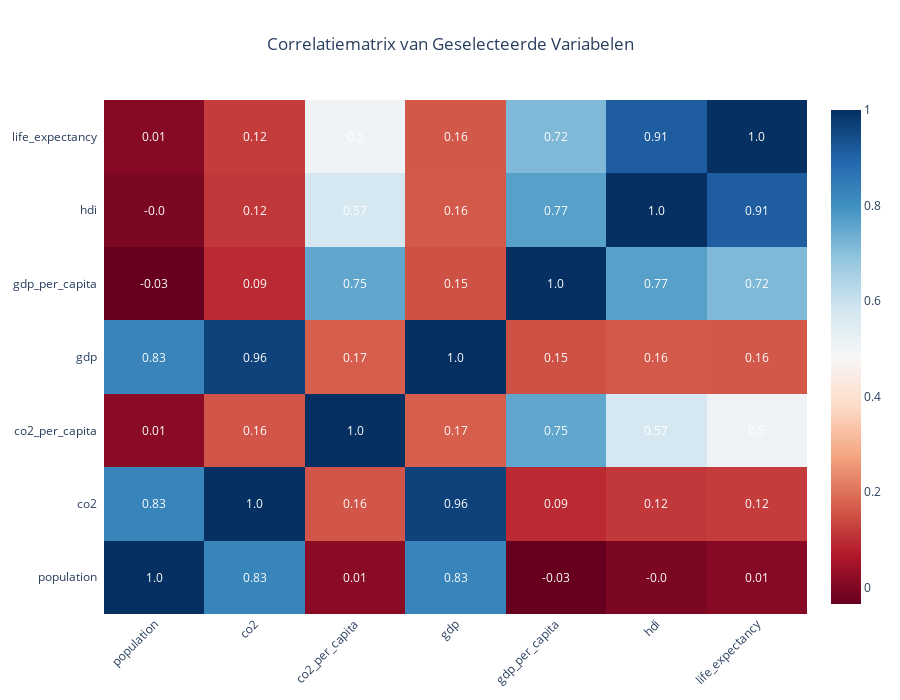

The code cell stored with this chart in its notebook:
### Code cell
# Bereken de correlatiematrix
corr_matrix = df_final_cor.corr()

# Maak een interactieve heatmap voor correlatie
fig = ff.create_annotated_heatmap(
    z=corr_matrix.to_numpy(),
    x=corr_matrix.columns.tolist(),
    y=corr_matrix.index.tolist(),
    annotation_text=corr_matrix.round(2).astype(str).to_numpy(),
    showscale=True,
    colorscale='RdBu'
)

# Update layout om de variabelennamen op de x-as aan te passen
fig.update_layout(
    title='Correlatiematrix van Geselecteerde Variabelen',
    title_x=0.5,
    xaxis=dict(
        tickmode='linear',
        tickangle=-45,
        side='bottom'
    ),
    yaxis=dict(tickmode='linear'),
    width=900, height=700
)

# Toon de figuur
fig.show()

### Figure 1 — Plotly figure (JSON) as saved in the notebook; plotly's stock layout.template omitted (floating-point values rounded to 4 significant figures)
{"data": [{"colorscale": [[0, "rgb(103,0,31)"], [0.1, "rgb(178,24,43)"], [0.2, "rgb(214,96,77)"], [0.3, "rgb(244,165,130)"], [0.4, "rgb(253,219,199)"], [0.5, "rgb(247,247,247)"], [0.6, "rgb(209,229,240)"], [0.7, "rgb(146,197,222)"], [0.8, "rgb(67,147,195)"], [0.9, "rgb(33,102,172)"], [1, "rgb(5,48,97)"]], "reversescale": false, "showscale": true, "type": "heatmap", "x": ["population", "co2", "co2_per_capita", "gdp", "gdp_per_capita", "hdi", "life_expectancy"], "y": ["population", "co2", "co2_per_capita", "gdp", "gdp_per_capita", "hdi", "life_expectancy"], "z": [[1, 0.826, 0.0133, 0.8272, -0.03389, -0.004729, 0.01082], [0.826, 1, 0.1571, 0.9646, 0.09491, 0.116, 0.1206], [0.0133, 0.1571, 1, 0.1701, 0.7541, 0.5748, 0.5043], [0.8272, 0.9646, 0.1701, 1, 0.1506, 0.1635, 0.1618], [-0.03389, 0.09491, 0.7541, 0.1506, 1, 0.7668, 0.7152], [-0.004729, 0.116, 0.5748, 0.1635, 0.7668, 1, 0.9131], [0.01082, 0.1206, 0.5043, 0.1618, 0.7152, 0.9131, 1]]}], "layout": {"annotations": [{"font": {"color": "#FFFFFF"}, "showarrow": false, "text": "1.0", "x": "population", "xref": "x", "y": "population", "yref": "y"}, {"font": {"color": "#FFFFFF"}, "showarrow": false, "text": "0.83", "x": "co2", "xref": "x", "y": "population", "yref": "y"}, {"font": {"color": "#FFFFFF"}, "showarrow": false, "text": "0.01", "x": "co2_per_capita", "xref": "x", "y": "population", "yref": "y"}, {"font": {"color": "#FFFFFF"}, "showarrow": false, "text": "0.83", "x": "gdp", "xref": "x", "y": "population", "yref": "y"}, {"font": {"color": "#FFFFFF"}, "showarrow": false, "text": "-0.03", "x": "gdp_per_capita", "xref": "x", "y": "population", "yref": "y"}, {"font": {"color": "#FFFFFF"}, "showarrow": false, "text": "-0.0", "x": "hdi", "xref": "x", "y": "population", "yref": "y"}, {"font": {"color": "#FFFFFF"}, "showarrow": false, "text": "0.01", "x": "life_expectancy", "xref": "x", "y": "population", "yref": "y"}, {"font": {"color": "#FFFFFF"}, "showarrow": false, "text": "0.83", "x": "population", "xref": "x", "y": "co2", "yref": "y"}, {"font": {"color": "#FFFFFF"}, "showarrow": false, "text": "1.0", "x": "co2", "xref": "x", "y": "co2", "yref": "y"}, {"font": {"color": "#FFFFFF"}, "showarrow": false, "text": "0.16", "x": "co2_per_capita", "xref": "x", "y": "co2", "yref": "y"}, {"font": {"color": "#FFFFFF"}, "showarrow": false, "text": "0.96", "x": "gdp", "xref": "x", "y": "co2", "yref": "y"}, {"font": {"color": "#FFFFFF"}, "showarrow": false, "text": "0.09", "x": "gdp_per_capita", "xref": "x", "y": "co2", "yref": "y"}, {"font": {"color": "#FFFFFF"}, "showarrow": false, "text": "0.12", "x": "hdi", "xref": "x", "y": "co2", "yref": "y"}, {"font": {"color": "#FFFFFF"}, "showarrow": false, "text": "0.12", "x": "life_expectancy", "xref": "x", "y": "co2", "yref": "y"}, {"font": {"color": "#FFFFFF"}, "showarrow": false, "text": "0.01", "x": "population", "xref": "x", "y": "co2_per_capita", "yref": "y"}, {"font": {"color": "#FFFFFF"}, "showarrow": false, "text": "0.16", "x": "co2", "xref": "x", "y": "co2_per_capita", "yref": "y"}, {"font": {"color": "#FFFFFF"}, "showarrow": false, "text": "1.0", "x": "co2_per_capita", "xref": "x", "y": "co2_per_capita", "yref": "y"}, {"font": {"color": "#FFFFFF"}, "showarrow": false, "text": "0.17", "x": "gdp", "xref": "x", "y": "co2_per_capita", "yref": "y"}, {"font": {"color": "#FFFFFF"}, "showarrow": false, "text": "0.75", "x": "gdp_per_capita", "xref": "x", "y": "co2_per_capita", "yref": "y"}, {"font": {"color": "#FFFFFF"}, "showarrow": false, "text": "0.57", "x": "hdi", "xref": "x", "y": "co2_per_capita", "yref": "y"}, {"font": {"color": "#FFFFFF"}, "showarrow": false, "text": "0.5", "x": "life_expectancy", "xref": "x", "y": "co2_per_capita", "yref": "y"}, {"font": {"color": "#FFFFFF"}, "showarrow": false, "text": "0.83", "x": "population", "xref": "x", "y": "gdp", "yref": "y"}, {"font": {"color": "#FFFFFF"}, "showarrow": false, "text": "0.96", "x": "co2", "xref": "x", "y": "gdp", "yref": "y"}, {"font": {"color": "#FFFFFF"}, "showarrow": false, "text": "0.17", "x": "co2_per_capita", "xref": "x", "y": "gdp", "yref": "y"}, {"font": {"color": "#FFFFFF"}, "showarrow": false, "text": "1.0", "x": "gdp", "xref": "x", "y": "gdp", "yref": "y"}, {"font": {"color": "#FFFFFF"}, "showarrow": false, "text": "0.15", "x": "gdp_per_capita", "xref": "x", "y": "gdp", "yref": "y"}, {"font": {"color": "#FFFFFF"}, "showarrow": false, "text": "0.16", "x": "hdi", "xref": "x", "y": "gdp", "yref": "y"}, {"font": {"color": "#FFFFFF"}, "showarrow": false, "text": "0.16", "x": "life_expectancy", "xref": "x", "y": "gdp", "yref": "y"}, {"font": {"color": "#FFFFFF"}, "showarrow": false, "text": "-0.03", "x": "population", "xref": "x", "y": "gdp_per_capita", "yref": "y"}, {"font": {"color": "#FFFFFF"}, "showarrow": false, "text": "0.09", "x": "co2", "xref": "x", "y": "gdp_per_capita", "yref": "y"}, {"font": {"color": "#FFFFFF"}, "showarrow": false, "text": "0.75", "x": "co2_per_capita", "xref": "x", "y": "gdp_per_capita", "yref": "y"}, {"font": {"color": "#FFFFFF"}, "showarrow": false, "text": "0.15", "x": "gdp", "xref": "x", "y": "gdp_per_capita", "yref": "y"}, {"font": {"color": "#FFFFFF"}, "showarrow": false, "text": "1.0", "x": "gdp_per_capita", "xref": "x", "y": "gdp_per_capita", "yref": "y"}, {"font": {"color": "#FFFFFF"}, "showarrow": false, "text": "0.77", "x": "hdi", "xref": "x", "y": "gdp_per_capita", "yref": "y"}, {"font": {"color": "#FFFFFF"}, "showarrow": false, "text": "0.72", "x": "life_expectancy", "xref": "x", "y": "gdp_per_capita", "yref": "y"}, {"font": {"color": "#FFFFFF"}, "showarrow": false, "text": "-0.0", "x": "population", "xref": "x", "y": "hdi", "yref": "y"}, {"font": {"color": "#FFFFFF"}, "showarrow": false, "text": "0.12", "x": "co2", "xref": "x", "y": "hdi", "yref": "y"}, {"font": {"color": "#FFFFFF"}, "showarrow": false, "text": "0.57", "x": "co2_per_capita", "xref": "x", "y": "hdi", "yref": "y"}, {"font": {"color": "#FFFFFF"}, "showarrow": false, "text": "0.16", "x": "gdp", "xref": "x", "y": "hdi", "yref": "y"}, {"font": {"color": "#FFFFFF"}, "showarrow": false, "text": "0.77", "x": "gdp_per_capita", "xref": "x", "y": "hdi", "yref": "y"}, {"font": {"color": "#FFFFFF"}, "showarrow": false, "text": "1.0", "x": "hdi", "xref": "x", "y": "hdi", "yref": "y"}, {"font": {"color": "#FFFFFF"}, "showarrow": false, "text": "0.91", "x": "life_expectancy", "xref": "x", "y": "hdi", "yref": "y"}, {"font": {"color": "#FFFFFF"}, "showarrow": false, "text": "0.01", "x": "population", "xref": "x", "y": "life_expectancy", "yref": "y"}, {"font": {"color": "#FFFFFF"}, "showarrow": false, "text": "0.12", "x": "co2", "xref": "x", "y": "life_expectancy", "yref": "y"}, {"font": {"color": "#FFFFFF"}, "showarrow": false, "text": "0.5", "x": "co2_per_capita", "xref": "x", "y": "life_expectancy", "yref": "y"}, {"font": {"color": "#FFFFFF"}, "showarrow": false, "text": "0.16", "x": "gdp", "xref": "x", "y": "life_expectancy", "yref": "y"}, {"font": {"color": "#FFFFFF"}, "showarrow": false, "text": "0.72", "x": "gdp_per_capita", "xref": "x", "y": "life_expectancy", "yref": "y"}, {"font": {"color": "#FFFFFF"}, "showarrow": false, "text": "0.91", "x": "hdi", "xref": "x", "y": "life_expectancy", "yref": "y"}, {"font": {"color": "#FFFFFF"}, "showarrow": false, "text": "1.0", "x": "life_expectancy", "xref": "x", "y": "life_expectancy", "yref": "y"}], "height": 700, "title": {"text": "Correlatiematrix van Geselecteerde Variabelen", "x": 0.5}, "width": 900, "xaxis": {"autorange": true, "dtick": 1, "gridcolor": "rgb(0, 0, 0)", "range": [-0.5, 6.5], "side": "bottom", "tickangle": -45, "tickmode": "linear", "ticks": "", "type": "category"}, "yaxis": {"autorange": true, "dtick": 1, "range": [-0.5, 6.5], "tickmode": "linear", "ticks": "", "ticksuffix": "  ", "type": "category"}}}
